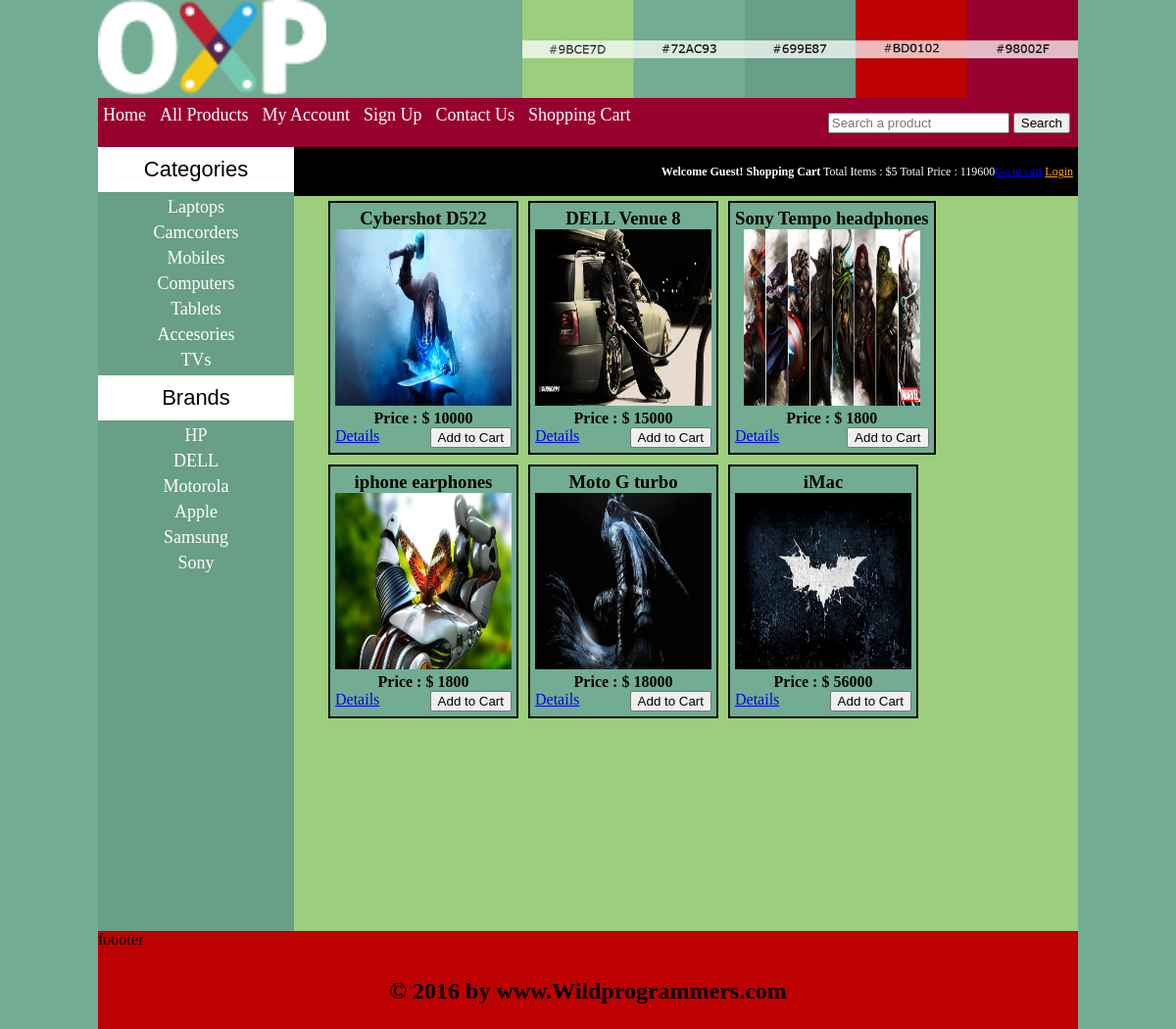
The page / on the database its author committed.
### tables this page shows
CREATE TABLE `categories` (
  `cat_id` int(100) NOT NULL,
  `cat_title` text NOT NULL
);

CREATE TABLE `brands` (
  `brand_id` int(100) NOT NULL,
  `brand_title` text NOT NULL
);

CREATE TABLE `products` (
  `product_id` int(100) NOT NULL,
  `product_cat` int(100) NOT NULL,
  `product_brand` int(100) NOT NULL,
  `product_title` varchar(255) NOT NULL,
  `product_price` int(100) NOT NULL,
  `product_desc` text NOT NULL,
  `product_image` text NOT NULL,
  `product_keywords` text NOT NULL
);

### functions/functions.php (the view, shortened to what this page needs)
 <?php
$con = mysqli_connect("localhost","root","","ecommerce");
function getIp() {
	$ip = $_SERVER['REMOTE_ADDR'];
  	return $ip;
}
function total_items() {
	global $con ;
	if(isset($_GET['add_cart'])) {
		$ip = getIp();
		$get_items = "select * from cart where ip_add='$ip'";
		$run_items = mysqli_query ($con, $get_items);
		$count_items = mysqli_num_rows($run_items);
	}
	else {
		$ip = getIp();
		$get_items = "select * from cart where ip_add='$ip'";
		$run_items = mysqli_query($con, $get_items);
		$count_items = mysqli_num_rows($run_items);
	}
	echo $count_items;
}
function total_price() {
	$total = 0;
	global $con ;
	$ip = getIp();
	$sel_price = "select * from cart where ip_add='$ip'";
	$run_price = mysqli_query($con,$sel_price);
	while($p_price=mysqli_fetch_array($run_price)){
		$pro_id = $p_price['p_id'];
		$pro_price = "select * from products where product_id = '$pro_id'";
		$run_pro_price = mysqli_query($con, $pro_price);
		while ($pp_price = mysqli_fetch_array($run_pro_price)){
			$product_price = array($pp_price['product_price']);
			$values = array_sum($product_price);
			$total += $values;
		}
	}
	echo $total;
}
function getCats() {
	$get_cats = "select * from categories";
	global $con;
	$run_cats = mysqli_query($con,$get_cats);
		while($row_cats= mysqli_fetch_array($run_cats) ){
			$cat_id = $row_cats['cat_id'];
			$cat_title = $row_cats['cat_title'];
			echo "<li><a href='index.php?cat=$cat_id'>".$cat_title."</a></li>";
		}
	}
function getBrands() {
	$get_brands = "select * from brands";
	global $con;
	$run_brands = mysqli_query($con,$get_brands);
		while($row_brands= mysqli_fetch_array($run_brands) ){
			$brand_id = $row_brands['brand_id'];
			$brand_title = $row_brands['brand_title'];
			echo "<li><a href='index.php?brand=$brand_id'>".$brand_title."</a></li>";
		}
	}
function getPro() {
 if(!isset($_GET['cat']))
 {
 	if(!isset($_GET['brand']))
 	{
   	 	global $con;
		$get_pro = "select * from products order by RAND() LIMIT 0,6";
		$run_pro = mysqli_query($con, $get_pro);
		while($row_pro = mysqli_fetch_array($run_pro)) {
			$pro_id = $row_pro['product_id'];
			$pro_title = $row_pro['product_title'];
			$pro_price = $row_pro['product_price'];
			$pro_image = $row_pro['product_image'];
			echo "
			<div id='single_product'>
				<h3>$pro_title</h3>
				<img src= 'admin_area/product_images/$pro_image' width='180' height='180'/>
				<p><b> Price : $ $pro_price </b></p>
				<a href='details.php?pro_id=$pro_id' style='float:left;'>Details</a>
				<a href='index.php?add_cart=$pro_id'><button style='float:right'>Add to Cart</button></a>
			</div>
				";
			}
		}
	 }
	}
?>

### index.php (shortened to what this page needs)
  <!DOCTYPE HTML>
 <?php
  include("functions/functions.php");
?>
<html>
	<head>
		<link rel="stylesheet" href="styles/style.css" media="all" />
	</head>
<body>
	<div class="main_wrapper">
		<div class="header_wrapper">
			<a href="index.php"><img id="logo" src="images/logo.png" /></a>
			<img id= "banner" src="images/ad-banner.jpg" />
		</div>
			<div class= "menubar">
		     <ul id = "menu">
		     	<li> <a href="index.php">Home</a></li>
		     	<li> <a href="all_product.php">All Products</a></li>
		     	<li> <a href="customer/myaccount.php">My Account</a></li>
		     	<li> <a href="#">Sign Up</a></li>
		     	<li> <a href="#">Contact Us</a></li>
		     	<li> <a href="cart.php">Shopping Cart</a></li>
		  <li> <div id = "form">
		    	<form method = "get" action= "results.php" enctype="multipart/form-data">
		    		<input type ="text" name = "user_query" placeholder="Search a product"/ >
		    		<input type = "submit" name= "search" value= "Search" />
		    	</form>
		    </div>
		    </li>
		    </ul>
		</div>
		 <div class="content_wrapper">
 			<div id="sidebar">
 					<div id= "sidebar_title">Categories</div>
 					<ul id="cats">
 						<?php
  							getCats();
 						?>
 					</ul>
 					<div id=  "sidebar_title">Brands</div>
 					<ul id="cats">
 						<?php getBrands(); ?>
 					</ul>
 			</div>
			<div id="content_area">
				<div id="shopping_cart">
 					<span style="float:right; font-size:12px; padding:5px; line-height: 40px; ">
 				 <?php
 					 if(isset($_SESSION['customer_email'])){
 					 	echo "<b>Welcome: </b> ". $_SESSION['customer_email']. "<b style='color: yellow;'> Your</b>";
 					}
 					else {
 					echo "<b>Welcome Guest!</b>";
 					}
 				?>
 				 <b style="color:yelow"> Shopping Cart</b> Total Items : $<?php total_items();?>
 						Total Price : <?php  total_price(); ?><a href="cart.php">Go to cart</a>
 				<?php
 					if(!isset($_SESSION['customer_email'])){
 					echo "<a href='checkout.php' style='color:orange;'>Login</a>";
 					}
 					else {
 					echo "<a href='logout.php' style='color:orange;'>Logout</a>";
 					}
 				?>
 					</span>
				</div>
					 <div id= "products_box">
						<?php  getPro(); ?>
					</div>
			 </div>
		</div>
		<div id=  "footer"> foooter
			<h2 style="text-align:center ; padding-top:30px ;">
		 &copy; 2016 by www.Wildprogrammers.com</h2>
		</div >
	</div>
</body>
</html>

### styles/style.css (style rules this page uses)
html, body, div, span, applet, object, iframe, h1, h2, h3, h4, h5, h6, p, blockquote, pre, a, abbr, acronym, address, big, cite, code, del, dfn, em, img, ins, kbd, q, s, samp, small, strike, strong, sub, sup, tt, var, b, u, i, center, dl, dt, dd, ol, ul, li, fieldset, form, label, legend, table, caption, tbody, tfoot, thead, tr, th, td, article, aside, canvas, details, embed, figure, figcaption, footer, header, hgroup, menu, nav, output, ruby, section, summary, time, mark, audio, video { margin: 0; padding: 0; border: 0; vertical-align: baseline; }
body { background: #72AC93; }
.main_wrapper { width : 1000px; height : auto; margin: auto; }
.header_wrapper { width : 1000px; height :100px; margin: auto; }
#logo { float : left; height : 100px; }
#banner { float : right; height : 100px; }
.menubar { width :1000px ; height: 50px; background: #98002F; color : white; }
#menu { padding : 0; margin : 0; line-height: 35px; }
#menu li { list-style: none; display: inline; }
#menu a { text-decoration: none; color : white; padding: 0px; margin : 5px; font-size: 18px; font-family: COMIC SANS MS; }
#form { float :right ; padding-right: 8px; line-height: 50px; }
.content_wrapper { width : 1000px; height : 800px; margin:auto; background : #9BCE7D; }
#content_area { width : 800px; min-height : 800px; float : right; background : #9BCE7D; }
#sidebar { width : 200px; height : 800px; background : #699E87; float : left; }
#sidebar_title { background: white; color: black; font-size: 22px; font-family: arial; padding: 10px; text-align: center; }
#cats { text-align: center; }
#cats li { list-style: none; margin: 5px; }
#cats a { text-decoration: none; color: white; padding: 8px; margin: 10px; text-align: center; font-size: 18px; font-family: COMIC SANS MS; }
#products_box { width :780px; text-align: center; margin-left: 30px; margin-bottom: 10px; }
#single_product { float : left; min-width: 20px; border : 2px solid black; background-color: #72AC93; padding: 5px; margin : 5px; }
#single_product img { border : 2p solid black; }
#shopping_cart { width: 800px; height: 50px; background: black; color : white; }
#footer { width: 1000px; height: 100px; background : #BD0102; clear:both; }

### rows shown on the page
categories: cat_title "Laptops"
categories: cat_title "Camcorders"
categories: cat_title "Mobiles"
categories: cat_title "Computers"
categories: cat_title "Tablets"
categories: cat_title "Accesories"
categories: cat_title "TVs"
brands: brand_title "HP"
brands: brand_title "DELL"
brands: brand_title "Motorola"
brands: brand_title "Apple"
brands: brand_title "Samsung"
brands: brand_title "Sony"
products: product_title "Cybershot D522", product_image (picture), product_price "10000"
products: product_title "DELL Venue 8", product_image (picture), product_price "15000"
products: product_title "Sony Tempo headphones", product_image (picture), product_price "1800"
products: product_title "iphone earphones", product_image (picture), product_price "1800"
products: product_title "Moto G turbo", product_image (picture), product_price "18000"
products: product_title "iMac", product_image (picture), product_price "56000"

### other values the page prints
$count_items "5"
$total "119600"
